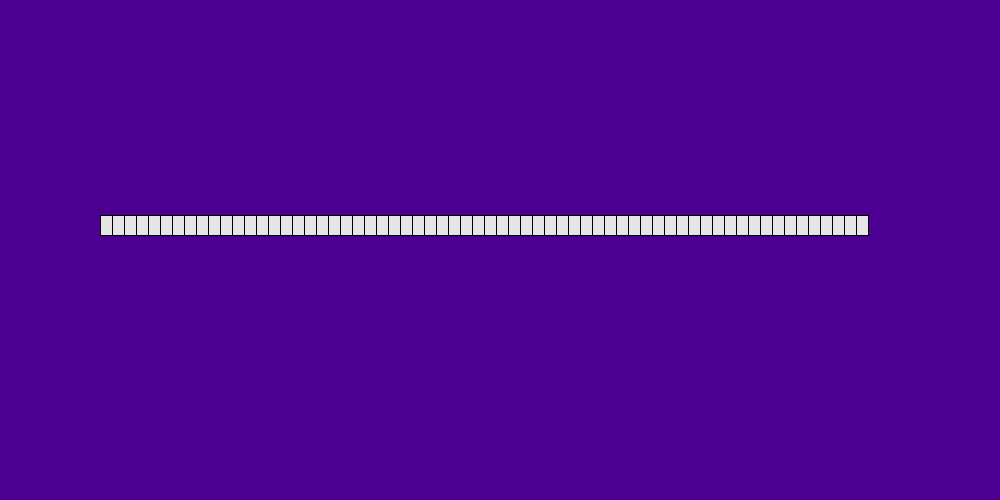
Frame 1 (no input)
Frame 60 (the mouse pressed at the canvas centre just before this capture): identical to frame 1, image omitted
Frame 120 (the mouse held since frame 60 and released just before this capture): identical to frame 1, image omitted

The Processing sketch that drew this single still picture (run headless with seeded random() and noise(); from frame 60 on, the mouse is pressed at the canvas centre):

// Processing sketch: sketch_240531a
// ── sketch_240531a.pde
int nbPlayers = 3;
int position[] = new int [nbPlayers];
int diceResult[] = new int [nbPlayers];
int rectLength = 12;
int throwCount[] = new int [nbPlayers];
int[] gooseCells = {9, 18, 27, 36, 45, 54};
int playerTurn = 0;
int[] colors = new int [nbPlayers*3];
boolean isFixedCell = false;



void whiteRect(int playerNb) {
   fill(230);
   rect(100+rectLength*position[playerNb], 215, rectLength, 20);
}

void coloredRect(int playerNb) {
  fill(colors[playerNb*3], colors[playerNb*3+1], colors[playerNb*3+2]);
  rect(100+rectLength*position[playerNb], 215, rectLength, 20);
}


int diceThrow (int playerNb) {
  
  int dice1 = (int)random(6)+1;
  int dice2 = (int)random(6)+1;
  if(throwCount[playerNb] == 0 && (dice1 == 3 || dice2 == 3 && dice1 == 6 || dice2 == 6)) {
    position[playerNb] = 26;
    throwCount[playerNb]++;
    isFixedCell = true;
    return dice1+dice2;
  } else if (throwCount[playerNb] == 0 && (dice1 == 4 || dice2 == 4 && dice1 == 5 || dice2 == 5)) {
    position[playerNb] = 53;
    throwCount[playerNb]++;
    isFixedCell = true;
    return dice1+dice2; 
  } else if (throwCount[playerNb] == 0 && dice1+dice2 == 6) {
    position[playerNb] = 12;
    throwCount[playerNb]++;
    isFixedCell = true;
    return dice1+dice2; 
  }
  throwCount[playerNb]++;
  isFixedCell = false;
  return dice1+dice2;
}



void play(int playerNb) {
    
  diceResult[playerNb] = diceThrow(playerNb);
  verifyGooseCells(playerNb);
  verifyOtherPositions(playerNb);
  if (!isFixedCell) {
    position[playerNb] += diceResult[playerNb];
  }

  if (position[playerTurn] == 63) {
    noLoop();
    scoreFinalDisplay(playerTurn);
  } else if (position[playerNb] > 63) {
    position[playerTurn] = 63 - (position[playerTurn] - 63);
  }
  
  for (int i = 0; i < nbPlayers; i++) {
    scoreText(i);
    coloredRect(i);
  }
}

void draw() {
}



void keyPressed() {
  initBoardVisual();
  //delay(1000/nbPlayers);
  
  play(playerTurn);  
  playerTurn++;
  if (playerTurn == nbPlayers) {
    playerTurn = 0;
  }
  
  println();
  
}

void verifyGooseCells(int playerNb) {
  for (int i = 0; i < gooseCells.length; i++) {
    if (position[playerNb] == gooseCells[i]) {
      position[playerNb] += diceResult[playerNb]; 
    }
  }
}

void verifyOtherPositions(int playerNb) {
  if (position[playerNb] == 19) {
    coloredRect(playerNb);
    //delay(2000);
  } else if (position[playerNb] == 42) {
    whiteRect(playerNb);
    position[playerNb] = 30;
    coloredRect(playerNb);
  } else if (position[playerNb] == 58) {
    whiteRect(playerNb);
    position[playerNb] = 0;
    coloredRect(playerNb);
  }
}


void scoreText(int playerNb) {
  fill(colors[playerNb*3], colors[playerNb*3+1], colors[playerNb*3+2]);
  textSize(20);
  text("position = " + position[playerNb], 50*(playerNb*3), 50);
  text("dice result = " + diceResult[playerNb], 50*(playerNb*3), 100);
}

void scoreFinalDisplay(int playerNb) {
  coloredRect(playerNb);
  fill(colors[playerNb*3], colors[playerNb*3+1], colors[playerNb*3+2]);
  text("position = " + position[playerNb], 50*(playerNb*3), 50);
  text("dice result = " + diceResult[playerNb], 50*(playerNb*3), 100);
}

void initBoardVisual() {
  background(75, 0, 145);
  for (int i = 0; i < 64; i++) {
    fill(230);
    rect(100+rectLength*i, 215, rectLength, 20);
  }
}

void colorInit() {
  for (int i = 0; i < colors.length; i++) {
     colors[i] = 155 + (int)random(100);
  }
}

void setup() {
  colorInit();
  initBoardVisual();
  size(1000, 500);
}
